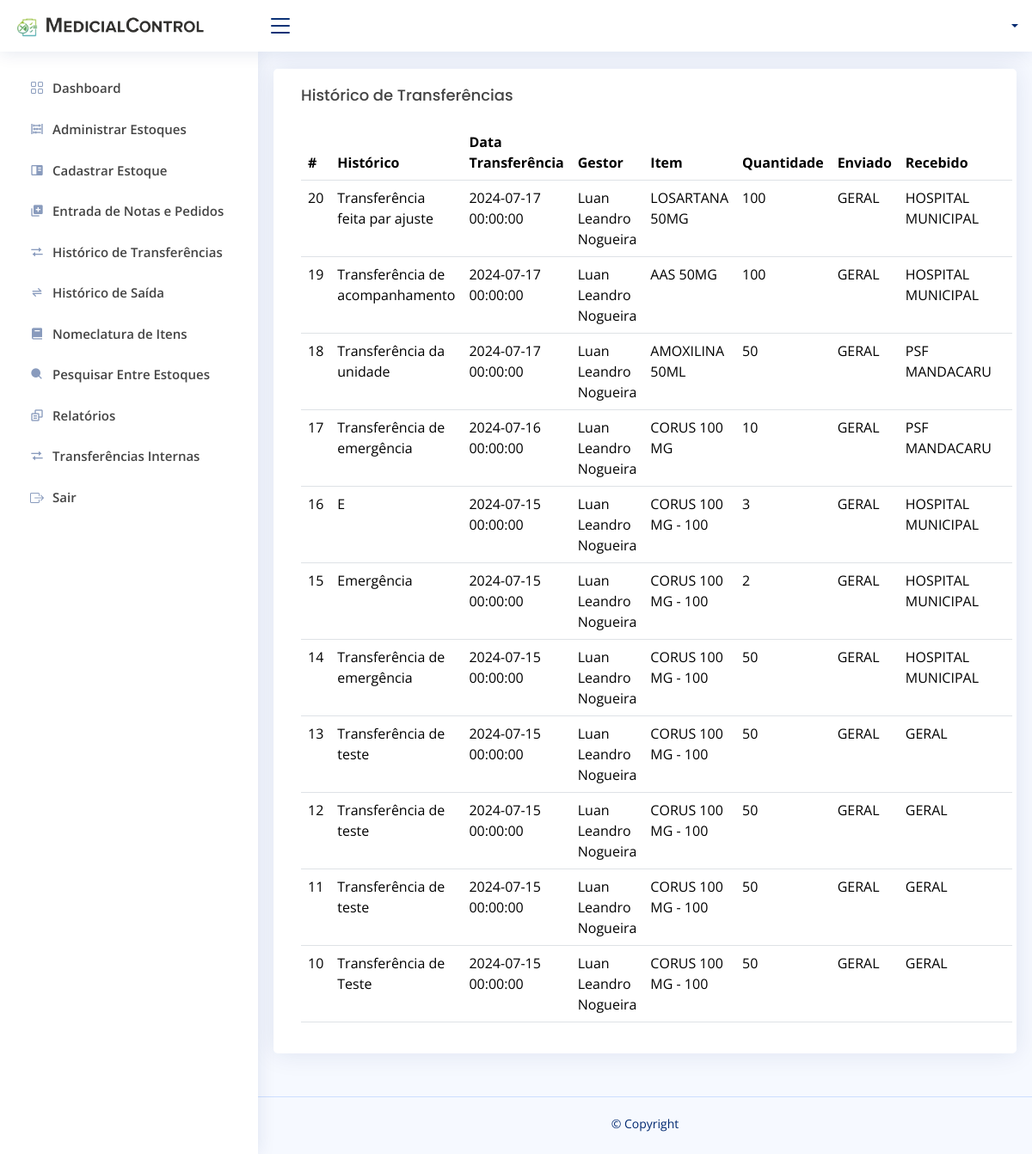
Page /historicoDeTransferencia.php on the earlier database version.
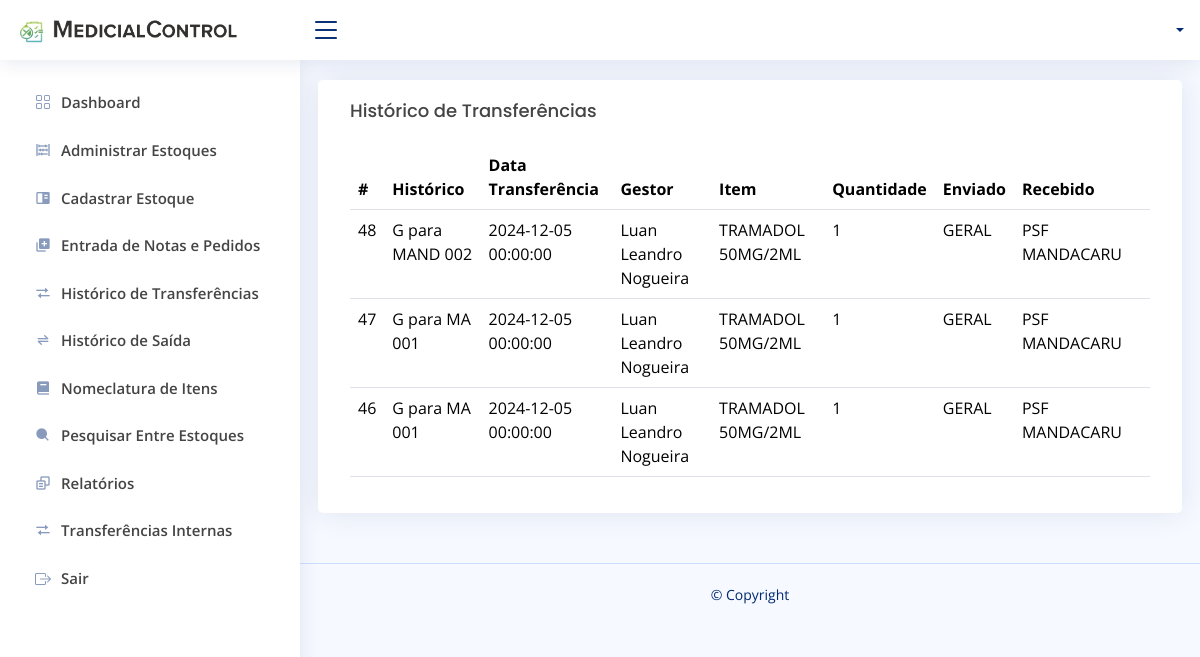
Same page on the later database version.
### tables this page shows
CREATE TABLE `tb_historico` (
  `id_historico` int(11) NOT NULL,
  `historico_historico` text NOT NULL,
  `data_historico` datetime NOT NULL,
  `sessao_historico` varchar(220) NOT NULL,
  `item_tras_historico` varchar(220) NOT NULL,
  `quantidade_historico` bigint(20) NOT NULL,
  `id_estoque_enviado_historico` int(11) NOT NULL,
  `id_estoque_recebido_historico` int(11) NOT NULL
);

CREATE TABLE `tb_estoques` (
  `id_estoque` int(11) NOT NULL,
  `nome_estoque` varchar(140) NOT NULL
);

### controladores/Classes.php (called while the page is built, shortened)
<?php
class Historico
{
    private $conexao;
    public function __construct()
    {
        $this->conexao = new Conexao();
    }
    public function chamaHistorico()
    {
        $conn = $this->conexao->Conectar();
        $query = "
            SELECT
                h.*,
                e_enviado.nome_estoque AS nome_enviado,
                e_recebido.nome_estoque AS nome_recebido
            FROM
                tb_historico h
            LEFT JOIN
                tb_estoques e_enviado ON h.id_estoque_enviado_historico = e_enviado.id_estoque
            LEFT JOIN
                tb_estoques e_recebido ON h.id_estoque_recebido_historico = e_recebido.id_estoque
            ORDER BY
                h.id_historico DESC
        ";
        $stmt = $conn->prepare($query);
        $stmt->execute();
        $historico = [];
        while ($retorno = $stmt->fetch(PDO::FETCH_ASSOC)) {
            $historico[] = $retorno;
        }
        return $historico;
    }
}

### historicoDeTransferencia.php (the view, shortened to what this page needs)
<?php
  include "controladores/Controller.php";
  include "controladores/Classes.php";
    $func = new Historico;
    $retorno = $func->chamaHistorico();
?>
<!DOCTYPE html>
<html lang="pt-br">
<head>
    <?php head()?>
</head>
<body>
  <header id="header" class="header fixed-top d-flex align-items-center">
    <?php logoBar()?>
    <nav class="header-nav ms-auto">
      <ul class="d-flex align-items-center">
        <?php echo Perfil() ?>
      </ul>
    </nav>
  </header>
  <aside id="sidebar" class="sidebar">
    <?php echo sideBar()?>
  </aside>
  <main id="main" class="main">
    <section class="section">
      <div class="row">
      <div class="card">
            <div class="card-body">
              <h5 class="card-title">Histórico de Transferências</h5>
              <table class="table datatable">
                <thead>
                  <tr>
                    <th>#</th>
                    <th>Histórico</th>
                    <th>Data Transferência</th>
                    <th>Gestor</th>
                    <th>Item</th>
                    <th>Quantidade</th>
                    <th>Enviado</th>
                    <th>Recebido</th>
                    <th></th>
                  </tr>
                </thead>
                <tbody>
                  <tr>
                    <td><?=$r['id_historico'] ?></td>
                    <td><?=$r['historico_historico'] ?></td>
                    <td><?=$r['data_historico'] ?></td>
                    <td><?=$r['sessao_historico'] ?></td>
                    <td><?=$r['item_tras_historico'] ?></td>
                    <td><?=$r['quantidade_historico'] ?></td>
                    <td><?=$r['nome_enviado'] ?></td>
                    <td><?=$r['nome_recebido'] ?></td>
                    <td></td>
                  </tr>
                </tbody>
              </table>
            </div>
      </div>
      </div>
    </section>
  </main>
  <footer id="footer" class="footer">
    <div class="copyright">
      &copy; Copyright <strong><span></span></strong>
    </div>
    <div class="credits">
    </div>
  </footer>
</body>
</html>

### controladores/Controller.php (shortened to what this page needs)
<?php
function head() {
    print "<meta charset='utf-8'>
    <meta content='width=device-width, initial-scale=1.0' name='viewport'>
    <meta content='' name='description'>
    <meta content='' name='keywords'>
    <link href='assets/img/logo_.png' rel='icon'>
    <link href='assets/img/apple-touch-icon.png' rel='apple-touch-icon'>
    <link href='https://fonts.gstatic.com' rel='preconnect'>
    <link href='https://fonts.googleapis.com/css?family=Open+Sans:300,300i,400,400i,600,600i,700,700i|Nunito:300,300i,400,400i,600,600i,700,700i|Poppins:300,300i,400,400i,500,500i,600,600i,700,700i' rel='stylesheet'>
    <link href='assets/vendor/bootstrap/css/bootstrap.min.css' rel='stylesheet'>
    <link href='assets/vendor/bootstrap-icons/bootstrap-icons.css' rel='stylesheet'>
    <link href='assets/vendor/boxicons/css/boxicons.min.css' rel='stylesheet'>
    <link href='assets/vendor/quill/quill.snow.css' rel='stylesheet'>
    <link href='assets/vendor/quill/quill.bubble.css' rel='stylesheet'>
    <link href='assets/vendor/remixicon/remixicon.css' rel='stylesheet'>
    <link href='assets/vendor/simple-datatables/style.css' rel='stylesheet'>
    <link href='assets/css/style.css' rel='stylesheet'>";
}
function Perfil() {
    print "<li class='nav-item dropdown pe-3'>
    <a class='nav-link nav-profile d-flex align-items-center pe-0' href='#' data-bs-toggle='dropdown'>
        <span class='d-none d-md-block dropdown-toggle ps-2'>" . $_SESSION['nome_usuario'] . "</span>
    </a>
    <ul class='dropdown-menu dropdown-menu-end dropdown-menu-arrow profile'>
        <li class='dropdown-header'>
            <h6>" . $_SESSION['nome_usuario'] . " </h6>
            <span>Usuário</span>
        </li>
        <li>
            <hr class='dropdown-divider'>
        </li>
        <li>
            <a class='dropdown-item d-flex align-items-center' href='perfil.php'>
                <i class='bi bi-person'></i>
                <span>Meu Perfil</span>
            </a>
        </li>
        <li>
            <hr class='dropdown-divider'>
        </li>
        <li>
            <a class='dropdown-item d-flex align-items-center' href='cadastrarUsuario.php'>
                <i class='bi bi-gear'></i>
                <span>Cadastrar Usuário</span>
            </a>
        </li>
        <li>
            <hr class='dropdown-divider'>
        </li>
        <li>
            <a class='dropdown-item d-flex align-items-center' href='controladores/SairSessao.php'>
                <i class='bi bi-box-arrow-right'></i>
                <span>Sair</span>
            </a>
        </li>
    </ul>
</li>";
}
function logoBar(){
    print "<div class='d-flex align-items-center justify-content-between'>
    <a href='dashboard.php' class='logo d-flex align-items-center'>
        <img src='assets/img/logo_.png' alt='' height='300px'>
        <img src='assets/img/medical_control_nome.png' alt='' height='300px'>
    </a>
    <i class='bi bi-list toggle-sidebar-btn'></i>
</div>";
}
function sideBar(){
    print "<ul class='sidebar-nav' id='sidebar-nav'>
                <li class='nav-item'>
                    <a class='nav-link collapsed' href='dashboard.php'>
                        <i class='bi bi-grid'></i>
                        <span>Dashboard</span>
                    </a>
                </li>
                <li class='nav-item'>
                    <a class='nav-link collapsed' href='administrarEstoque.php'>
                        <i class='bx bx-abacus'></i>
                        Administrar Estoques
                    </a>
                </li>
                <li class='nav-item'>
                    <a class='nav-link collapsed' href='cadastrarEstoque.php'>
                        <i class='bx bxs-book-content'></i>
                        Cadastrar Estoque
                    </a>
                </li>
                <li class='nav-item'>
                    <a class='nav-link collapsed' href='emitirPedido.php'>
                        <i class='bx bxs-add-to-queue'></i>
                        Entrada de Notas e Pedidos
                    </a>
                </li>
                <li class='nav-item'>
                    <a class='nav-link collapsed' href='historicoDeTransferencia.php'>
                        <i class='bx bx-transfer'></i>
                        Histórico de Transferências
                    </a>
                </li>
                <li class='nav-item'>
                    <a class='nav-link collapsed' href='historicoDeSaida.php'>
                        <i class='bx  bx-transfer-alt'></i>
                        Histórico de Saída
                    </a>
                </li>
                <li class='nav-item'>
                    <a class='nav-link collapsed' href='Nomeclatura.php'>
                        <i class='bx bxs-book'></i>
                        Nomeclatura de Itens
                    </a>
                </li>
                <li class='nav-item'>
                    <a class='nav-link collapsed' href='pesquisarEstoques.php'>
                        <i class='bx bxs-search'></i>
                        Pesquisar Entre Estoques
                    </a>
                </li>
                <li class='nav-item'>
                    <a class='nav-link collapsed' href='relatorios.php'>
                        <i class='bx bx-copy-alt'></i>
                        Relatórios
                    </a>
                </li>
                <li class='nav-item'>
                    <a class='nav-link collapsed' href='transferenciasInternas.php'>
                        <i class='bx bx-transfer'></i>
                        Transferências Internas
                    </a>
                </li>
                <li class='nav-item'>
                    <a class='nav-link collapsed' href='controladores/SairSessao.php'>
                        <i class='bi bi-box-arrow-right'></i>
                        Sair
                    </a>
                </li>
            </ul>";
}
?>

### assets/css/style.css (style rules this page uses)
:root { scroll-behavior: smooth; }
body { font-family: "Open Sans", sans-serif; background: #f6f9ff; color: #444444; }
a { color: #4154f1; text-decoration: none; }
h1, h2, h3, h4, h5, h6 { font-family: "Nunito", sans-serif; }
#main { margin-top: 60px; padding: 20px 30px; transition: all 0.3s; }
.card { margin-bottom: 30px; border: none; border-radius: 5px; box-shadow: 0px 0 30px rgba(1, 41, 112, 0.1); }
.card-title { padding: 20px 0 15px 0; font-size: 18px; font-weight: 500; color: #444444; font-family: "Poppins", sans-serif; }
.card-body { padding: 0 20px 20px 20px; }
.logo { line-height: 1; }
@media (min-width: 1200px) { .logo { width: 280px; } }
.logo img { max-height: 26px; margin-right: 6px; }
.header { transition: all 0.5s; z-index: 997; height: 60px; box-shadow: 0px 2px 20px rgba(1, 41, 112, 0.1); background-color: #fff; padding-left: 20px; }
.header .toggle-sidebar-btn { font-size: 32px; padding-left: 10px; cursor: pointer; color: #012970; }
.header-nav ul { list-style: none; }
.header-nav>ul { margin: 0; padding: 0; }
.header-nav .nav-profile { color: #012970; }
.header-nav .nav-profile span { font-size: 14px; font-weight: 600; }
.sidebar { position: fixed; top: 60px; left: 0; bottom: 0; width: 300px; z-index: 996; transition: all 0.3s; padding: 20px; overflow-y: auto; scrollbar-width: thin; scrollbar-color: #aab7cf transparent; box-shadow: 0px 0px 20px rgba(1, 41, 112, 0.1); background-color: #fff; }
@media (min-width: 1200px) { #main, #footer { margin-left: 300px; } }
.sidebar-nav { padding: 0; margin: 0; list-style: none; }
.sidebar-nav li { padding: 0; margin: 0; list-style: none; }
.sidebar-nav .nav-item { margin-bottom: 5px; }
.sidebar-nav .nav-link { display: flex; align-items: center; font-size: 15px; font-weight: 600; color: #444444; transition: 0.3; background: #f6f9ff; padding: 10px 15px; border-radius: 4px; }
.sidebar-nav .nav-link i { font-size: 16px; margin-right: 10px; color: #4154f1; }
.sidebar-nav .nav-link.collapsed { color: #444444; background: #fff; }
.sidebar-nav .nav-link.collapsed i { color: #899bbd; }
.footer { padding: 20px 0; font-size: 14px; transition: all 0.3s; border-top: 1px solid #cddfff; }
.footer .copyright { text-align: center; color: #012970; }
.footer .credits { padding-top: 5px; text-align: center; font-size: 13px; color: #012970; }

Differences in the rows shown:
removed tb_historico: id_historico "20", historico_historico "Transferência feita par ajuste", data_historico "2024-07-17 00:00:00", sessao_historico "Luan Leandro Nogueira", item_tras_historico "LOSARTANA 50MG", quantidade_historico "100", id_estoque_enviado_historico.nome_estoque "GERAL", id_estoque_recebido_historico.nome_estoque "HOSPITAL MUNICIPAL"
removed tb_historico: id_historico "19", historico_historico "Transferência de acompanhamento", data_historico "2024-07-17 00:00:00", sessao_historico "Luan Leandro Nogueira", item_tras_historico "AAS 50MG", quantidade_historico "100", id_estoque_enviado_historico.nome_estoque "GERAL", id_estoque_recebido_historico.nome_estoque "HOSPITAL MUNICIPAL"
removed tb_historico: id_historico "18", historico_historico "Transferência da unidade", data_historico "2024-07-17 00:00:00", sessao_historico "Luan Leandro Nogueira", item_tras_historico "AMOXILINA 50ML", quantidade_historico "50", id_estoque_enviado_historico.nome_estoque "GERAL", id_estoque_recebido_historico.nome_estoque "PSF MANDACARU"
removed tb_historico: id_historico "17", historico_historico "Transferência de emergência", data_historico "2024-07-16 00:00:00", sessao_historico "Luan Leandro Nogueira", item_tras_historico "CORUS 100 MG", quantidade_historico "10", id_estoque_enviado_historico.nome_estoque "GERAL", id_estoque_recebido_historico.nome_estoque "PSF MANDACARU"
removed tb_historico: id_historico "16", historico_historico "E", data_historico "2024-07-15 00:00:00", sessao_historico "Luan Leandro Nogueira", item_tras_historico "CORUS 100 MG - 100", quantidade_historico "3", id_estoque_enviado_historico.nome_estoque "GERAL", id_estoque_recebido_historico.nome_estoque "HOSPITAL MUNICIPAL"
removed tb_historico: id_historico "15", historico_historico "Emergência", data_historico "2024-07-15 00:00:00", sessao_historico "Luan Leandro Nogueira", item_tras_historico "CORUS 100 MG - 100", quantidade_historico "2", id_estoque_enviado_historico.nome_estoque "GERAL", id_estoque_recebido_historico.nome_estoque "HOSPITAL MUNICIPAL"
removed tb_historico: id_historico "14", historico_historico "Transferência de emergência", data_historico "2024-07-15 00:00:00", sessao_historico "Luan Leandro Nogueira", item_tras_historico "CORUS 100 MG - 100", quantidade_historico "50", id_estoque_enviado_historico.nome_estoque "GERAL", id_estoque_recebido_historico.nome_estoque "HOSPITAL MUNICIPAL"
removed tb_historico: id_historico "13", historico_historico "Transferência de teste", data_historico "2024-07-15 00:00:00", sessao_historico "Luan Leandro Nogueira", item_tras_historico "CORUS 100 MG - 100", quantidade_historico "50", id_estoque_enviado_historico.nome_estoque "GERAL"
removed tb_historico: id_historico "12", historico_historico "Transferência de teste", data_historico "2024-07-15 00:00:00", sessao_historico "Luan Leandro Nogueira", item_tras_historico "CORUS 100 MG - 100", quantidade_historico "50", id_estoque_enviado_historico.nome_estoque "GERAL"
removed tb_historico: id_historico "11", historico_historico "Transferência de teste", data_historico "2024-07-15 00:00:00", sessao_historico "Luan Leandro Nogueira", item_tras_historico "CORUS 100 MG - 100", quantidade_historico "50", id_estoque_enviado_historico.nome_estoque "GERAL"
removed tb_historico: id_historico "10", historico_historico "Transferência de Teste", data_historico "2024-07-15 00:00:00", sessao_historico "Luan Leandro Nogueira", item_tras_historico "CORUS 100 MG - 100", quantidade_historico "50", id_estoque_enviado_historico.nome_estoque "GERAL"
added tb_historico: id_historico "48", historico_historico "G para MAND 002", data_historico "2024-12-05 00:00:00", sessao_historico "Luan Leandro Nogueira", item_tras_historico "TRAMADOL 50MG/2ML", quantidade_historico "1", id_estoque_enviado_historico.nome_estoque "GERAL", id_estoque_recebido_historico.nome_estoque "PSF MANDACARU"
added tb_historico: id_historico "47", historico_historico "G para MA 001", data_historico "2024-12-05 00:00:00", sessao_historico "Luan Leandro Nogueira", item_tras_historico "TRAMADOL 50MG/2ML", quantidade_historico "1", id_estoque_enviado_historico.nome_estoque "GERAL", id_estoque_recebido_historico.nome_estoque "PSF MANDACARU"
added tb_historico: id_historico "46", historico_historico "G para MA 001", data_historico "2024-12-05 00:00:00", sessao_historico "Luan Leandro Nogueira", item_tras_historico "TRAMADOL 50MG/2ML", quantidade_historico "1", id_estoque_enviado_historico.nome_estoque "GERAL", id_estoque_recebido_historico.nome_estoque "PSF MANDACARU"
